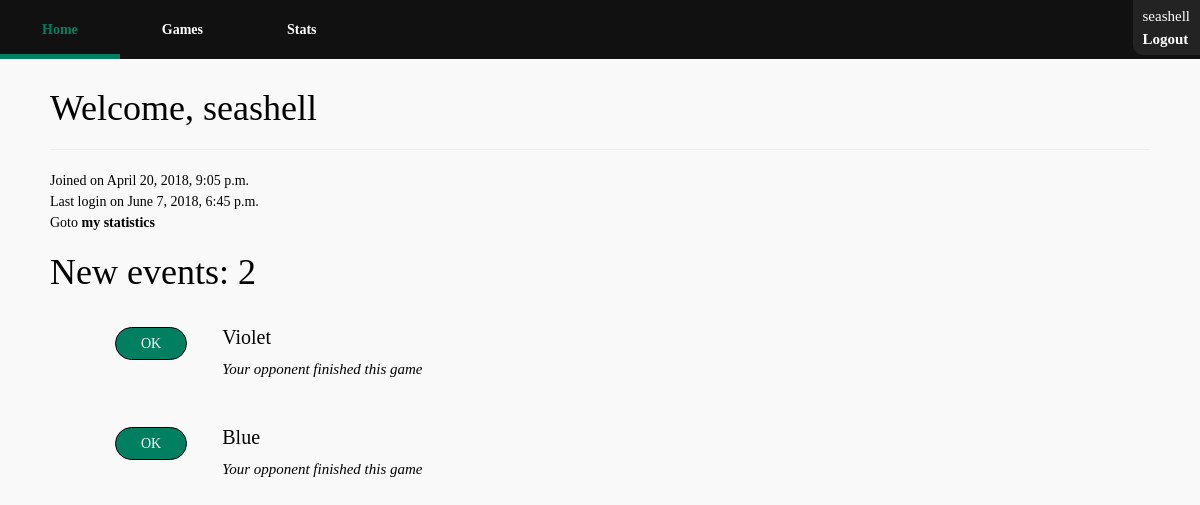
The page /testapp/ (signed in) on the database its author committed.
### testapp/models.py (models this page shows)
class Notification(models.Model):
    playerID = models.ForeignKey(User, on_delete=models.CASCADE, related_name='player')
    gameID = models.ForeignKey(Game, on_delete=models.CASCADE, related_name='notificationGame')
    notificationType = models.CharField(max_length=1) #'e' == end game; 'm' == new move

class Game(models.Model):
    isCompleted = models.BooleanField(default=False)
    isPublic = models.BooleanField()
    password = models.CharField(max_length=10, null=True)
    gameName = models.CharField(max_length=100, default='NoNameGame')
    ownerID = models.ForeignKey(User, on_delete=models.CASCADE, related_name='owner')
    secondPlayerID =models.ForeignKey(User, on_delete=models.SET_NULL, null=True, related_name='secondPlayer')
    winnerID = models.ForeignKey(User, on_delete=models.SET_NULL, null=True, related_name='winner')
    ownerScore = models.IntegerField(default=0)
    secondPlayerScore = models.IntegerField(default=0)

### testapp/views.py (the view)
# urls.py: 2. Add a URL to urlpatterns:  path('', views.home, name='home')
@login_required()
def home(request):
    notify = Notification.objects.filter(playerID=request.user)
    var = notify.count()
    if (request.method == 'POST'):
        kok = request.POST.get('close')
        Notification.objects.filter(pk=kok).delete()
        return HttpResponseRedirect('/home')
    return render(request, 'home.html', {'notify' : notify, 'var':var} )

### templates/home.html (shortened to what this page needs)
{% extends "login_generic.html" %}
{% block content %}
    <h1>Welcome, {{ request.user.get_username }}</h1>
    <div id="aboutuser">
        <div>
            <hr>
            Joined on {{ request.user.date_joined }}<br>
            Last login on {{ request.user.last_login }}<br>
            Goto <a href="{% url 'Games Stats' %}">my statistics </a>
        </div>
    </div>
    <div>
        {% if var > 0 %}
            <h1>New events: {{ var }}</h1>
            <ul id="notifications-list">
            {% for noti in notify %}
                <li class="notification-item">
                    <form method="post" id="seen">
                        <button id="login-button" name="close" type="submit" value={{ noti.id }}>OK</button>
                    </form>
                    {% if noti.notificationType == 'm' %}
                        <a href="{% url 'Join Game' %}?id={{ noti.gameID.id }}">
                            <div ><div>{{ noti.gameID.gameName }}</div>
                                <span>New move has been made</span></div></a>
                    {% else %}
                        <div ><div>{{ noti.gameID.gameName }}</div>
                                <span>Your opponent finished this game</span></div>
                    {% endif %}
                </li>
            {% endfor %}
            </ul>
        {% else %}
            <p>No new messages! <a href="{% url 'New Game' %}"> New game</a></p>
        {% endif %}
    </div>
{% endblock %}

### templates/login_generic.html (shortened to what this page needs)
<!DOCTYPE html>
<html lang="en">
<head>
  <link rel="stylesheet" href="https://maxcdn.bootstrapcdn.com/bootstrap/3.3.7/css/bootstrap.min.css">
  {% load static %}
  <link rel="stylesheet" href="{% static '../static/css/styles.css' %}">
</head>
<body>
      <nav>
      <ul>
          <li><a href="{% url 'Home' %}">Home</a></li>
          <li><a href="{% url 'All Games' %}">Games</a></li>
          <li><a href="{% url 'Games Stats' %}">Stats</a></li>
      </ul>
          <div id="user">
        {% if user.is_authenticated %}
            <div id="username">{{ user.get_username }}</div>
              <a href="{% url 'logout'%}?next=/accounts/login">Logout</a>
          {% else %}
             <div><a href="{% url 'login'%}?next={{request.path}}">Login</a></div>
            {% endif %}
    </div>
      </nav>
      <main id="login-main">
      {% block content %}{% endblock %}
      </main>
</body>
</html>

### static/css/styles.css (style rules this page uses)
:root { --main-bg-color: #f9f9f9; --em-color: #008060; --em-color-red: #CC3434; }
body { display: table; font-family: Verdana, fantasy; border: 0; padding: 0; margin: 0; border-style: none; background-color: var(--main-bg-color); color: black; width: 100%; line-height: 1.5; }
#user { width: auto; border-radius: 0 0 0 10px; position: fixed; font-size: 15px; color: white; padding: 5px; padding-left: 10px; padding-right: 10px; top: 0; right: 0; border: none; background-color: rgba(55,55,55,0.5); }
#user a { color: white; }
nav { display: table-row-group; width: 100%; margin-bottom: 0; }
nav ul { position: -webkit-sticky; position: sticky; top: 0; list-style-type: none; margin: 0; padding: 0; overflow: hidden; background-color: #111111; }
nav ul li { float: left; }
nav ul li a { color: white; }
nav ul li a:link { display: block; background-color: #111111; padding: 3em; padding-top: 1em; padding-bottom: 1em; text-decoration: none; border:0; border-top: 5px; border-bottom: 5px; border-style: solid; border-color: #111; }
#availablegame-list, #notifications-list { list-style-type: none; }
.notification-item { display: block; }
.availableGame, .notification-item { padding: 20px; display: inline-block; float: left; border: var(--main-bg-color); }
.notification-item { display: block; float: none; }
.notification-item div { display: block; }
.notification-item form { display: block; margin-right: 30px; }
.availableGame div, .notification-item div, .notification-item a div div, .notification-item div div { font-size: 20px; }
.availableGame, .notification-item span, .notification-item a div span, .notification-item div span { font-size: 15px; font-style: italic; }
#seen { display: block; float: left; }
#login-button { border-radius: 20px; border-width: thin; border-style: solid; background-color: var(--em-color); color: white; margin: 5px; padding: 5px 25px 5px 25px; }
#login-main { display: block; float: none; padding: 0; margin: 30px 50px 30px 50px; width: auto; }
main { display: block; padding: 0; margin: auto; margin-top: 20px; margin-left: 20%; }
a { font-weight: bolder; color: black; }

### rows shown on the page
Notification: {{ noti.id }} 11 (drawn), gameID.gameName "Violet"
Notification: {{ noti.id }} 12 (drawn), gameID.gameName "Blue"

### other values the page prints
{{ user.get_username }} "seashell"
{{ request.user.get_username }} "seashell"
{{ request.user.date_joined }} "April 20, 2018, 9:05 p.m."
{{ request.user.last_login }} "June 7, 2018, 6:45 p.m."
{{ var }} "2"
